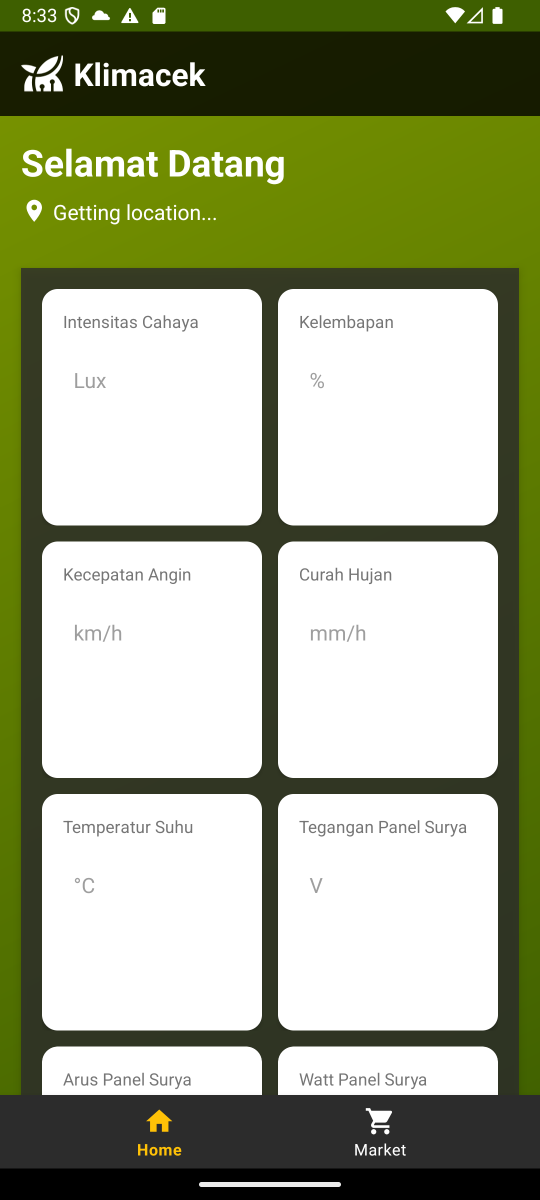
#> input picture KlimacekApp/play-store-assets/screenshots/01_main_screen.png, 1080 x 2400 px (shown at 1/2 size); its folder holds only this picture in this run
$ python create_tablet_screenshots.py
#> lines starting #> are read from the running program, lines starting #| are printed output that depends on the picture
#!/usr/bin/env python3
# -*- coding: utf-8 -*-
"""
Create tablet screenshots from phone screenshots for Google Play Store
Converts to JPG format and resizes for 7-inch and 10-inch tablets
"""

import os
from PIL import Image
import sys

# Set UTF-8 encoding for Windows console
if sys.platform == 'win32':
    import codecs
    sys.stdout = codecs.getwriter('utf-8')(sys.stdout.buffer, 'strict')
    sys.stderr = codecs.getwriter('utf-8')(sys.stderr.buffer, 'strict')

# Directories
SCREENSHOTS_DIR = "play-store-assets/screenshots"
OUTPUT_7INCH = "play-store-assets/tablet-7inch"
OUTPUT_10INCH = "play-store-assets/tablet-10inch"

# Tablet sizes (9:16 aspect ratio for portrait)
SIZE_7INCH = (1080, 1920)   # 7-inch tablet portrait
SIZE_10INCH = (1536, 2732)  # 10-inch tablet portrait

def ensure_dirs():
    """Create output directories if they don't exist"""
    os.makedirs(OUTPUT_7INCH, exist_ok=True)
    os.makedirs(OUTPUT_10INCH, exist_ok=True)
    print(f"✓ Created directories: {OUTPUT_7INCH}, {OUTPUT_10INCH}")

def resize_and_convert(input_path, output_path, target_size):
    """
    Resize image to target size and convert to JPG
    Maintains aspect ratio by adding padding if needed
    """
#> called with target_size = (1080, 1920)
    try:
        # Open image
        img = Image.open(input_path).convert('RGB')
        print(f"  Opening: {input_path} ({img.size[0]}x{img.size[1]})")
#|   Opening: play-store-assets/screenshots/01_main_screen.png (1080x2400)

        # Calculate scaling to fit within target size
        img_ratio = img.size[0] / img.size[1]
#> img_ratio = 0.45
        target_ratio = target_size[0] / target_size[1]

        if img_ratio > target_ratio:
            # Image is wider than target - fit to width
            new_width = target_size[0]
            new_height = int(new_width / img_ratio)
        else:
            # Image is taller than target - fit to height
            new_height = target_size[1]
            new_width = int(new_height * img_ratio)
#> new_width = 864

        # Resize image
        img_resized = img.resize((new_width, new_height), Image.Resampling.LANCZOS)

        # Create new image with target size (white background)
        result = Image.new('RGB', target_size, (255, 255, 255))
#> result: PIL image 1080x1920 RGB; every value is 255

        # Calculate position to center the resized image
        x = (target_size[0] - new_width) // 2
#> x = 108
        y = (target_size[1] - new_height) // 2

        # Paste resized image onto centered position
        result.paste(img_resized, (x, y))
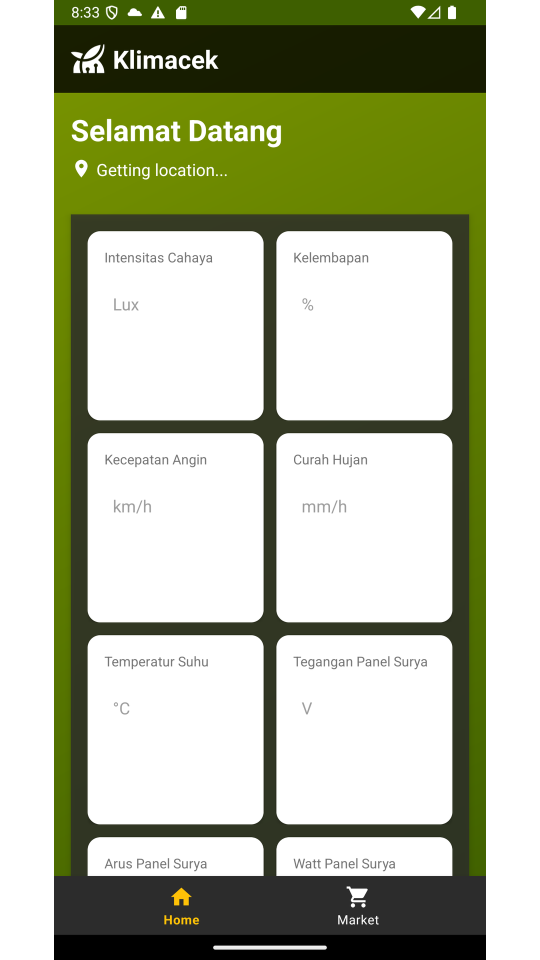
#> result: PIL image 1080x1920 RGB (shown at 1/2 size); mean R, G, B 181.3, 186.7, 163

        # Save as JPG with high quality
        result.save(output_path, 'JPEG', quality=95, optimize=True)
        print(f"  ✓ Saved: {output_path} ({target_size[0]}x{target_size[1]})")

        return True
    except Exception as e:
        print(f"  ✗ Error processing {input_path}: {e}")
        return False

def process_screenshots():
    """Process all screenshots in the screenshots directory"""

    # Get all PNG files from screenshots directory
    if not os.path.exists(SCREENSHOTS_DIR):
        print(f"✗ Screenshots directory not found: {SCREENSHOTS_DIR}")
        return

    png_files = [f for f in os.listdir(SCREENSHOTS_DIR) if f.endswith('.png')]

    if not png_files:
        print(f"✗ No PNG screenshots found in {SCREENSHOTS_DIR}")
        return

    print(f"\nFound {len(png_files)} screenshot(s) to process\n")

    for idx, png_file in enumerate(sorted(png_files), 1):
        input_path = os.path.join(SCREENSHOTS_DIR, png_file)
        base_name = os.path.splitext(png_file)[0]

        print(f"[{idx}/{len(png_files)}] Processing: {png_file}")

        # Create 7-inch tablet version
        output_7_path = os.path.join(OUTPUT_7INCH, f"{base_name}_7inch.jpg")
        resize_and_convert(input_path, output_7_path, SIZE_7INCH)

        # Create 10-inch tablet version
        output_10_path = os.path.join(OUTPUT_10INCH, f"{base_name}_10inch.jpg")
        resize_and_convert(input_path, output_10_path, SIZE_10INCH)
#> call 2 of resize_and_convert, with target_size = (1536, 2732)
#|   Opening: play-store-assets/screenshots/01_main_screen.png (1080x2400)
#> in resize_and_convert (call 2), `result = Image.new('RGB', target_size, (255, 255, 255))`: result: PIL image 1536x2732 RGB; every value is 255
#> in resize_and_convert (call 2), `result.paste(img_resized, (x, y))`:
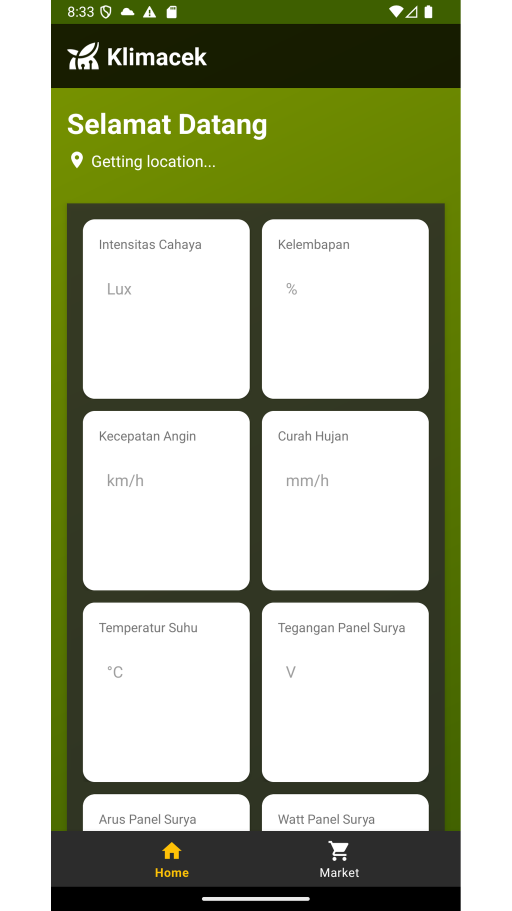
#> result: PIL image 1536x2732 RGB (shown at 1/3 size); mean R, G, B 181.3, 186.7, 162.9

        print()

    print("=" * 60)
    print("✓ All screenshots processed successfully!")
    print(f"✓ 7-inch tablets: {OUTPUT_7INCH}/")
    print(f"✓ 10-inch tablets: {OUTPUT_10INCH}/")
    print("=" * 60)

def main():
    print("=" * 60)
    print("Google Play Store - Tablet Screenshot Generator")
    print("=" * 60)
    print()

    # Ensure output directories exist
    ensure_dirs()

    # Process all screenshots
    process_screenshots()

if __name__ == "__main__":
    main()

$ run again, on KlimacekApp/play-store-assets/screenshots/05_screen.png
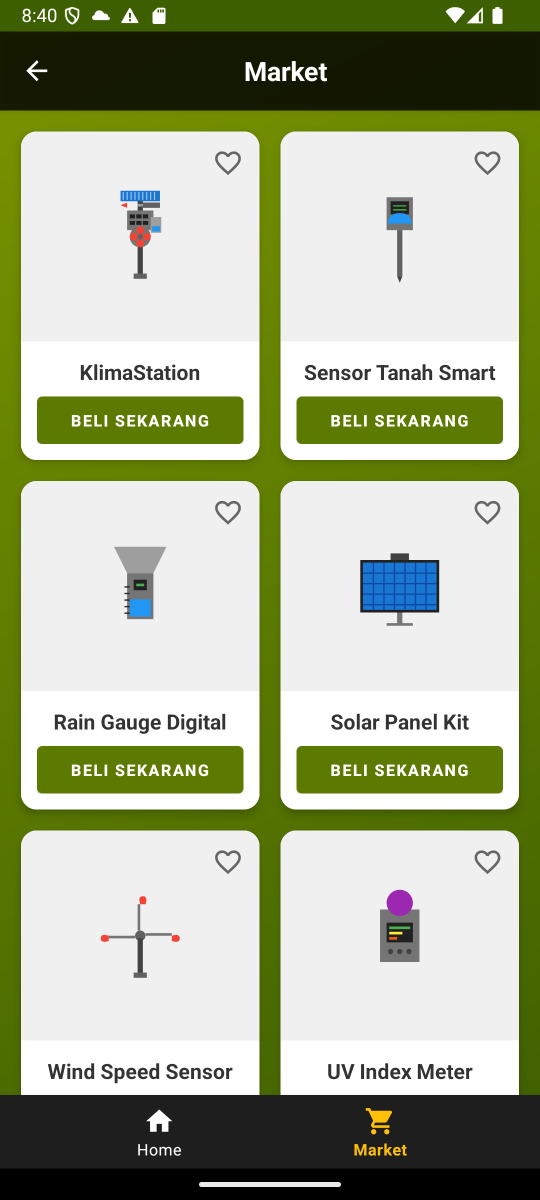
#> input picture KlimacekApp/play-store-assets/screenshots/05_screen.png, 1080 x 2400 px (shown at 1/2 size)
#|   Opening: play-store-assets/screenshots/05_screen.png (1080x2400)
#|   Opening: play-store-assets/screenshots/05_screen.png (1080x2400)
#> in resize_and_convert (call 2), `img_resized = img.resize((new_width, new_height), Image.Resampling.LAN..`:
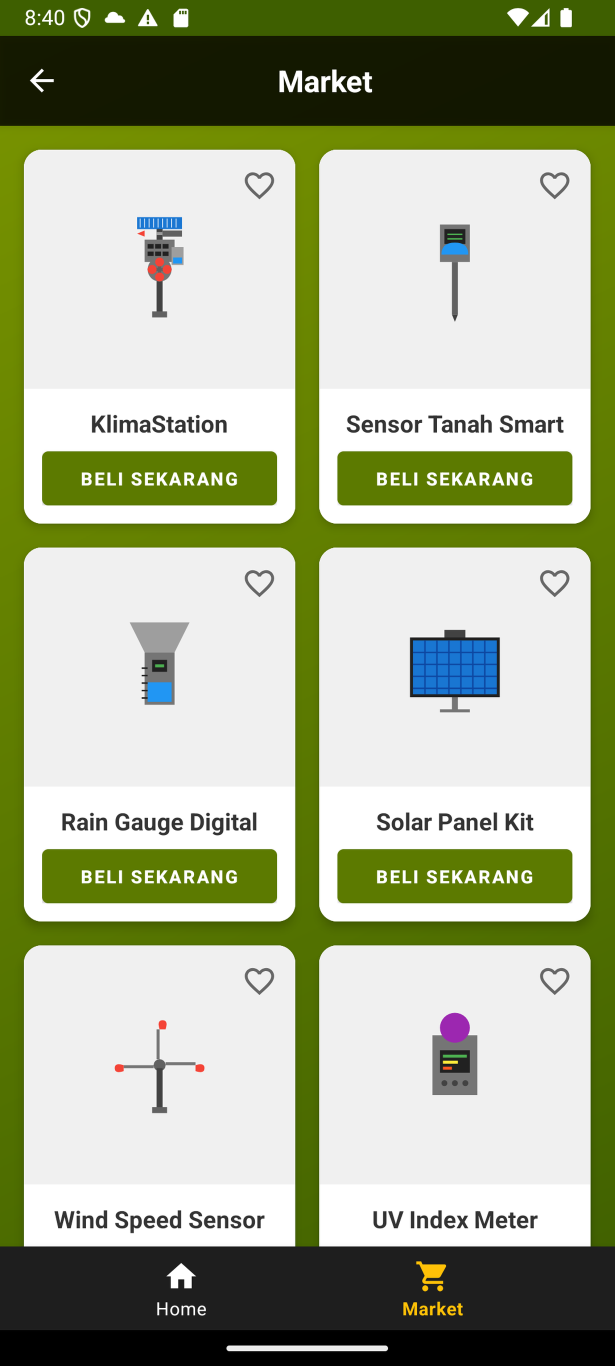
#> img_resized: PIL image 1229x2732 RGB (shown at 1/2 size); mean R, G, B 170.4, 177.7, 150.3
#> in resize_and_convert (call 2), `result.paste(img_resized, (x, y))`:
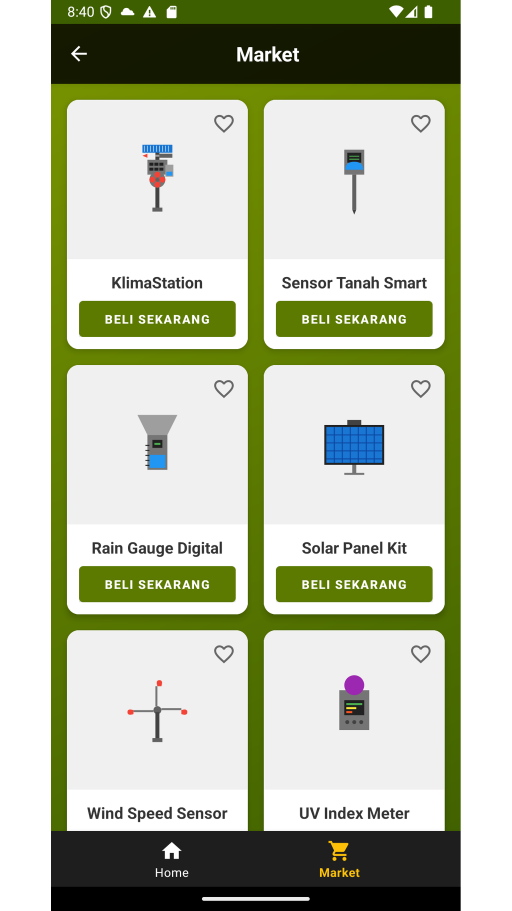
#> result: PIL image 1536x2732 RGB (shown at 1/3 size); mean R, G, B 187.3, 193.2, 171.2
